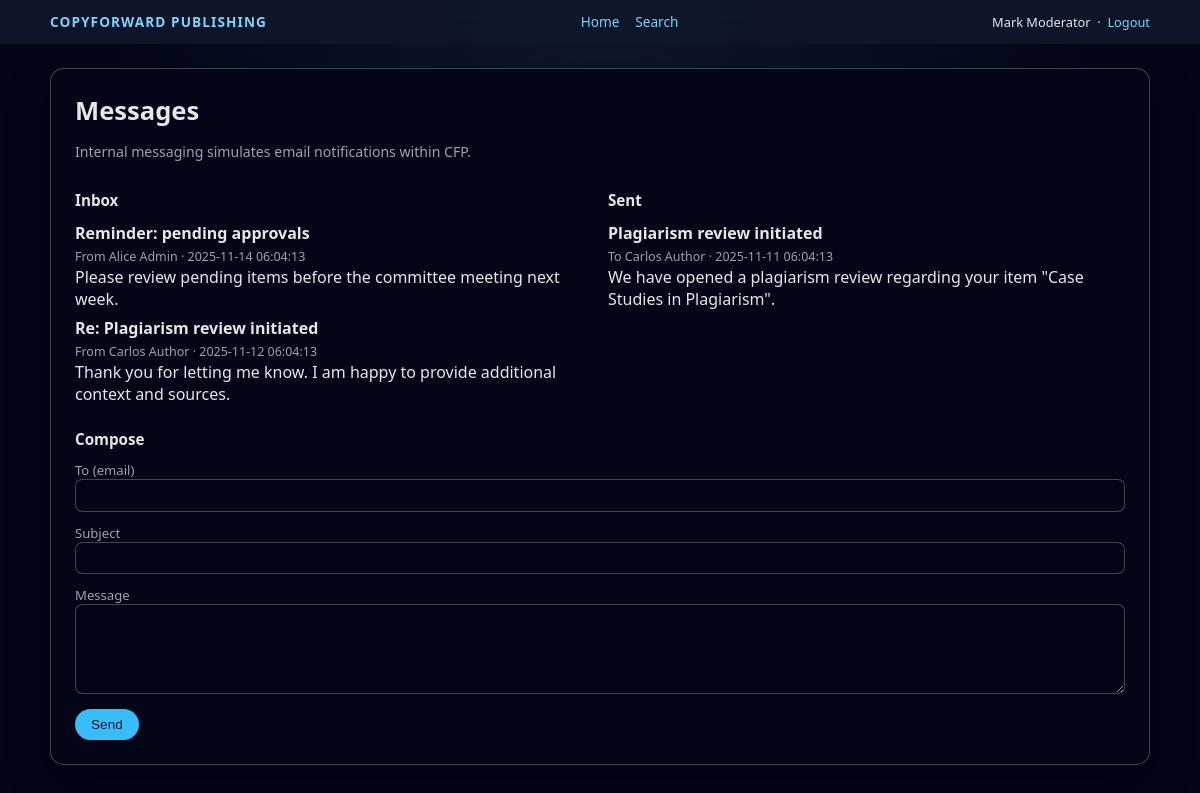
Screenshot of /src/member/messages.php (signed in) with the database file from the repository.
### tables this page shows
CREATE TABLE internal_messages (
    id           INT UNSIGNED AUTO_INCREMENT PRIMARY KEY,
    from_member  INT UNSIGNED NOT NULL,
    to_member    INT UNSIGNED NOT NULL,
    subject      VARCHAR(255) NOT NULL,
    body         TEXT NOT NULL,
    is_private   TINYINT(1) NOT NULL DEFAULT 1,
    is_read      TINYINT(1) NOT NULL DEFAULT 0,
    sent_on      DATETIME NOT NULL DEFAULT CURRENT_TIMESTAMP,

    CONSTRAINT fk_internal_messages_from
        FOREIGN KEY (from_member) REFERENCES members(id)
        ON DELETE CASCADE,
    CONSTRAINT fk_internal_messages_to
        FOREIGN KEY (to_member) REFERENCES members(id)
        ON DELETE CASCADE
);

CREATE TABLE members (
    id               INT UNSIGNED AUTO_INCREMENT PRIMARY KEY,
    introducer_id    INT UNSIGNED NULL,
    name             VARCHAR(255) NOT NULL,
    org              VARCHAR(255) NULL,
    address          VARCHAR(255) NULL,
    primary_email    VARCHAR(255) NOT NULL UNIQUE,
    recovery_email   VARCHAR(255) NULL,
    password_hash    VARCHAR(255) NOT NULL,
    auth_matrix      TEXT NULL,                 
    matrix_expiry    DATETIME NULL,
    orcid            VARCHAR(32) NULL,
    role_id          TINYINT UNSIGNED NOT NULL,
    status_id        TINYINT UNSIGNED NOT NULL,
    created_at       DATETIME NOT NULL DEFAULT CURRENT_TIMESTAMP,
    updated_at       DATETIME NOT NULL DEFAULT CURRENT_TIMESTAMP ON UPDATE CURRENT_TIMESTAMP,

    CONSTRAINT fk_members_role
        FOREIGN KEY (role_id) REFERENCES roles(id),
    CONSTRAINT fk_members_status
        FOREIGN KEY (status_id) REFERENCES member_statuses(id),
    CONSTRAINT fk_members_introducer
        FOREIGN KEY (introducer_id) REFERENCES members(id)
        ON DELETE SET NULL
);

### src/includes/helpers.php (called while the page is built, shortened)
<?php
function cfp_current_user(): ?array
{
    return $_SESSION['member'] ?? null;
}
function e(string $value): string
{
    return htmlspecialchars($value, ENT_QUOTES | ENT_SUBSTITUTE, 'UTF-8');
}

### src/member/messages.php (the view, shortened to what this page needs)
<?php
require_once __DIR__ . '/../includes/helpers.php';
$pdo = cfp_get_pdo();
$user = cfp_current_user();
$inbox = $pdo->prepare('
    SELECT im.id, im.subject, im.body, im.sent_on, m.name AS from_name
    FROM internal_messages im
    JOIN members m ON im.from_member = m.id
    WHERE im.to_member = :mid
    ORDER BY im.sent_on DESC
    LIMIT 20
');
$inbox->execute(['mid' => $user['id']]);
$inbox = $inbox->fetchAll();
$sent = $pdo->prepare('
    SELECT im.id, im.subject, im.body, im.sent_on, m.name AS to_name
    FROM internal_messages im
    JOIN members m ON im.to_member = m.id
    WHERE im.from_member = :mid
    ORDER BY im.sent_on DESC
    LIMIT 20
');
$sent->execute(['mid' => $user['id']]);
$sent = $sent->fetchAll();
?>
<!DOCTYPE html>
<html lang="en">
<head>
    <link rel="stylesheet" href="/assets/css/main.css">
</head>
<body class="cfp-shell">
<header class="cfp-header">
    <div class="cfp-header-inner">
        <div class="cfp-logo"><a href="/index.php">CopyForward Publishing</a></div>
        <nav class="cfp-nav">
            <a href="/index.php">Home</a>
            <a href="/search.php">Search</a>
        </nav>
        <div style="font-size:0.8rem;">
            <?php echo e($user['name']); ?>
            &nbsp;·&nbsp;
            <a href="/logout.php">Logout</a>
        </div>
    </div>
</header>
<main class="cfp-main">
    <div class="cfp-main-inner">
        <section class="cfp-panel">
            <h1 class="cfp-h1">Messages</h1>
            <p class="cfp-muted">Internal messaging simulates email notifications within CFP.</p>
            <div class="cfp-grid cfp-grid-2" style="margin-top:1rem;">
                <div>
                    <h2 style="font-size:0.95rem;">Inbox</h2>
                    <ul class="cfp-list">
                        <?php foreach ($inbox as $m): ?>
                            <li>
                                <strong><?php echo e($m['subject']); ?></strong><br>
                                <span class="cfp-muted" style="font-size:0.78rem;">
                                    From <?php echo e($m['from_name']); ?> · <?php echo e($m['sent_on']); ?>
                                </span><br>
                                <span><?php echo nl2br(e($m['body'])); ?></span>
                            </li>
                        <?php endforeach; ?>
                    </ul>
                </div>
                <div>
                    <h2 style="font-size:0.95rem;">Sent</h2>
                    <ul class="cfp-list">
                        <?php foreach ($sent as $m): ?>
                            <li>
                                <strong><?php echo e($m['subject']); ?></strong><br>
                                <span class="cfp-muted" style="font-size:0.78rem;">
                                    To <?php echo e($m['to_name']); ?> · <?php echo e($m['sent_on']); ?>
                                </span><br>
                                <span><?php echo nl2br(e($m['body'])); ?></span>
                            </li>
                        <?php endforeach; ?>
                    </ul>
                </div>
            </div>
            <div style="margin-top:1.5rem;">
                <h2 style="font-size:0.95rem;">Compose</h2>
                <form method="post">
                    <label class="cfp-label">
                        To (email)
                        <input class="cfp-input" type="email" name="to_email" required>
                    </label>
                    <label class="cfp-label">
                        Subject
                        <input class="cfp-input" type="text" name="subject" required>
                    </label>
                    <label class="cfp-label">
                        Message
                        <textarea class="cfp-textarea" name="body" required></textarea>
                    </label>
                    <button class="cfp-btn cfp-btn-primary" type="submit" style="margin-top:0.7rem;">Send</button>
                </form>
            </div>
        </section>
    </div>
</main>
</body>
</html>

### assets/css/main.css (style rules this page uses)
:root { --cfp-bg: #020617; --cfp-bg-panel: #020617; --cfp-border: rgba(148, 163, 184, 0.4); --cfp-text: #e5e7eb; --cfp-muted: #9ca3af; --cfp-accent: #38bdf8; --cfp-accent-soft: #0ea5e9; --cfp-success: #22c55e; --cfp-danger: #ef4444; }
*, *::before, *::after { box-sizing: border-box; }
body { margin: 0; font-family: system-ui, -apple-system, BlinkMacSystemFont, "Segoe UI", sans-serif; background: radial-gradient(circle at top, #0f172a, #020617 55%); color: var(--cfp-text); }
a { color: #7dd3fc; text-decoration: none; }
.cfp-shell { min-height: 100vh; display: flex; flex-direction: column; }
.cfp-header { padding: 0.75rem 1.5rem; border-bottom: 1px solid rgba(15, 23, 42, 0.9); background: rgba(15, 23, 42, 0.95); backdrop-filter: blur(14px); position: sticky; top: 0; z-index: 20; }
.cfp-header-inner { max-width: 1100px; margin: 0 auto; display: flex; align-items: center; justify-content: space-between; }
.cfp-logo { font-weight: 600; letter-spacing: 0.08em; text-transform: uppercase; font-size: 0.85rem; }
.cfp-nav { display: flex; gap: 1rem; font-size: 0.85rem; }
.cfp-main { flex: 1; padding: 1.5rem; }
.cfp-main-inner { max-width: 1100px; margin: 0 auto; }
.cfp-panel { background: var(--cfp-bg-panel); border-radius: 0.85rem; border: 1px solid var(--cfp-border); box-shadow: 0 18px 40px rgba(0, 0, 0, 0.45); padding: 1.5rem; }
.cfp-grid { display: grid; gap: 1rem; }
.cfp-grid-2 { grid-template-columns: repeat(auto-fit, minmax(240px, 1fr)); }
.cfp-h1 { margin: 0 0 0.5rem; font-size: 1.6rem; }
.cfp-muted { color: var(--cfp-muted); font-size: 0.88rem; }
.cfp-list { list-style: none; padding: 0; margin: 0.5rem 0 0; }
.cfp-list li + li { margin-top: 0.4rem; }
.cfp-btn { display: inline-flex; align-items: center; justify-content: center; border-radius: 999px; border: none; padding: 0.5rem 1rem; font-size: 0.85rem; cursor: pointer; font-weight: 500; }
.cfp-btn-primary { background: var(--cfp-accent); color: #0f172a; }
.cfp-input, .cfp-select, .cfp-textarea { width: 100%; padding: 0.45rem 0.6rem; border-radius: 0.45rem; border: 1px solid var(--cfp-border); background: #020617; color: var(--cfp-text); font-size: 0.9rem; }
.cfp-textarea { min-height: 90px; }
.cfp-label { display: block; font-size: 0.82rem; color: var(--cfp-muted); margin-top: 0.75rem; }

### rows the page displays
internal_messages: subject "Reminder: pending approvals", from_member.name "Alice Admin", sent_on "2025-11-14 06:04:13", body "Please review pending items before the committee meeting next week."
internal_messages: subject "Re: Plagiarism review initiated", from_member.name "Carlos Author", sent_on "2025-11-12 06:04:13", body "Thank you for letting me know. I am happy to provide additional context and sources."
internal_messages: subject "Plagiarism review initiated", to_member.name "Carlos Author", sent_on "2025-11-11 06:04:13", body "We have opened a plagiarism review regarding your item \"Case Studies in Plagiarism\"."

### other values shown
$user['name'] "Mark Moderator"
